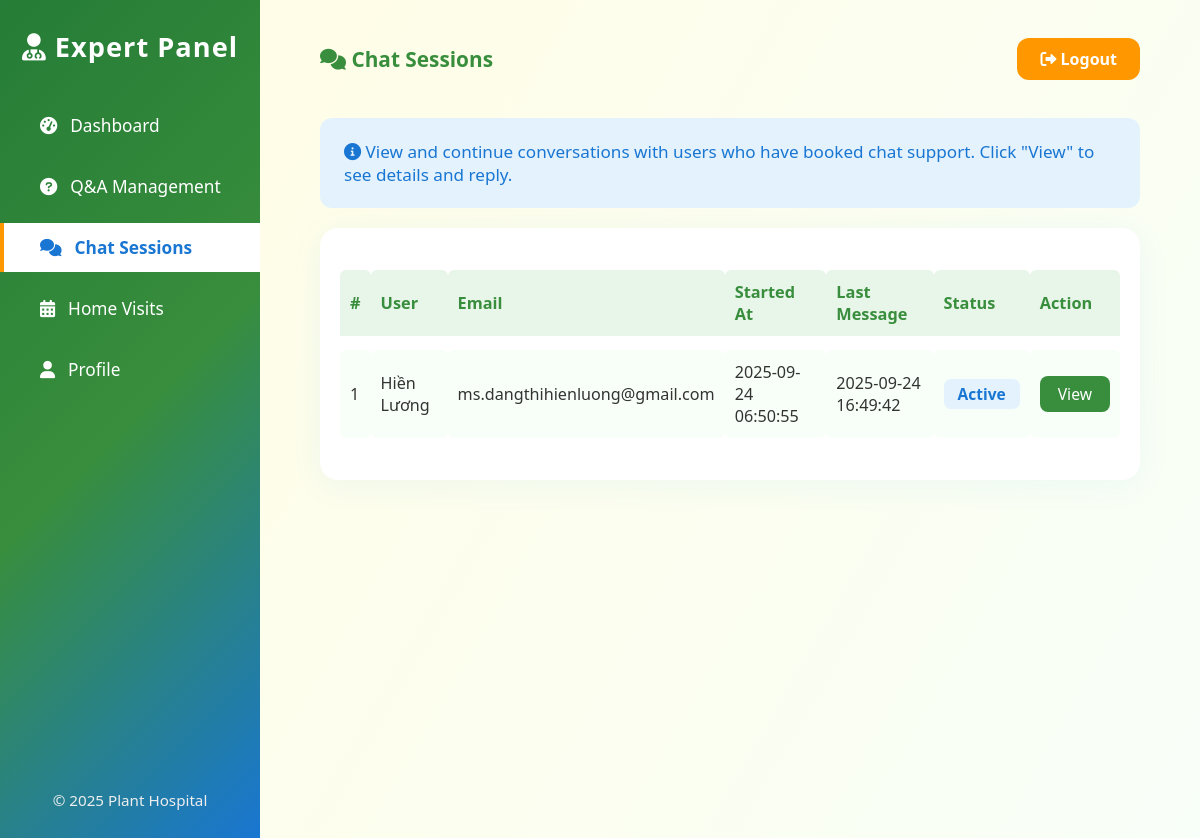
The page /expert/chat-sessions (signed in) on the database as committed earlier.
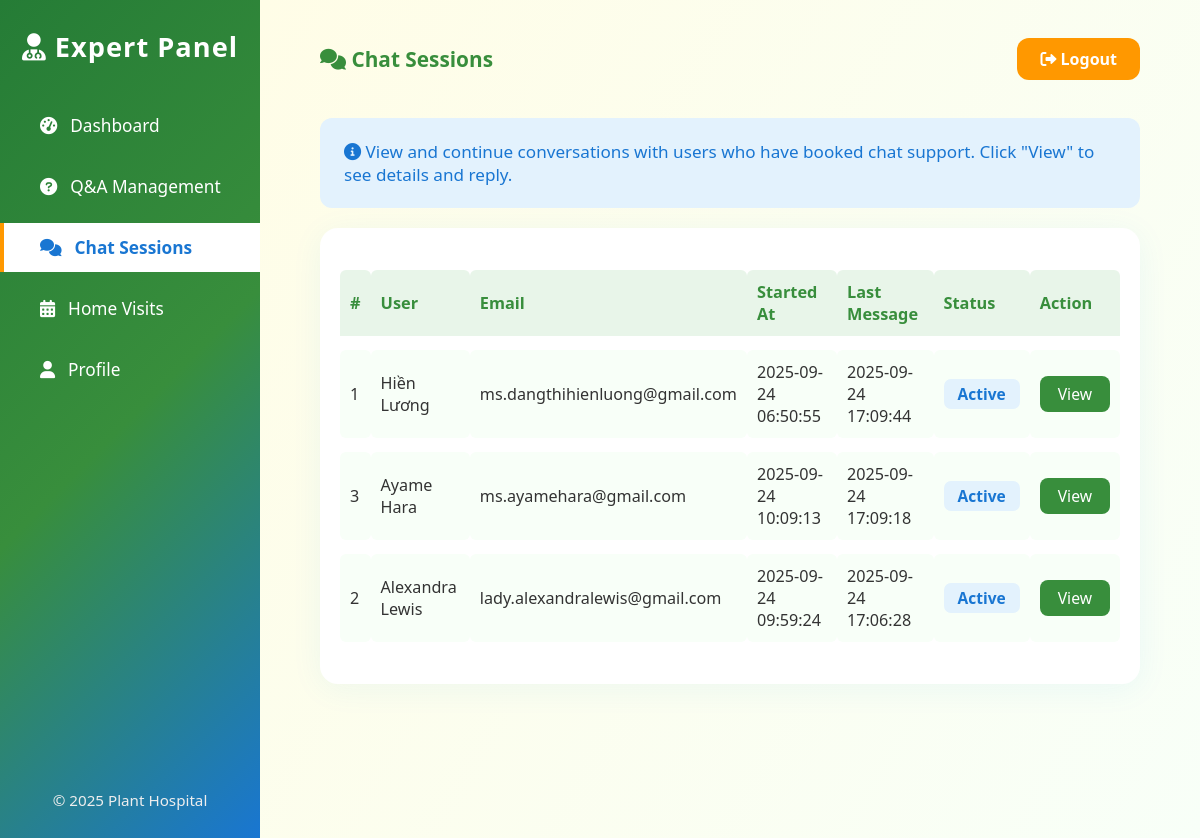
The same page on the database as committed later.
### tables this page shows
CREATE TABLE chat_session (
    id INTEGER PRIMARY KEY AUTOINCREMENT,
    user_id INTEGER NOT NULL,
    expert_id INTEGER NOT NULL,
    started_at TIMESTAMP DEFAULT CURRENT_TIMESTAMP,
    last_message_at TIMESTAMP DEFAULT CURRENT_TIMESTAMP,
    status TEXT DEFAULT 'active',
    FOREIGN KEY(user_id) REFERENCES user(id),
    FOREIGN KEY(expert_id) REFERENCES experts(id)
);

CREATE TABLE user (
  id INTEGER PRIMARY KEY AUTOINCREMENT,
  username TEXT UNIQUE NOT NULL,
  email TEXT UNIQUE NOT NULL,
  password TEXT NOT NULL,
  created_at TIMESTAMP NOT NULL DEFAULT CURRENT_TIMESTAMP
);

### flaskr/expert.py (the view)
@bp.route('/chat-sessions')
@expert_required
def chat_sessions():
    db = get_db()
    expert_id = session.get('expert_id')
    sessions = db.execute(
        '''
        SELECT cs.id, cs.started_at, cs.last_message_at, cs.status, u.username, u.email
        FROM chat_session cs
        JOIN user u ON cs.user_id = u.id
        WHERE cs.expert_id = ?
        ORDER BY cs.last_message_at DESC
        ''',
        (expert_id,)
    ).fetchall()
    return render_template('expert/chat_sessions.html', sessions=sessions)

### flaskr/auth.py (called while the page is built)
@bp.before_app_request
def load_logged_in_user():
    user_id = session.get('user_id')
    if user_id is None:
        g.user = None
    else:
        g.user = get_db().execute(
            'SELECT * FROM user WHERE id = ?', (user_id,)
        ).fetchone()

### flaskr/db.py (called while the page is built)
def get_db():
    if 'db' not in g:
        g.db = sqlite3.connect(
            current_app.config['DATABASE'],
            detect_types=sqlite3.PARSE_DECLTYPES
        )
        g.db.row_factory = sqlite3.Row
    return g.db

### flaskr/expert.py (called while the page is built)
def expert_required(view):
    from functools import wraps
    def wrapped_view(**kwargs):
        if not session.get('is_expert'):
            return redirect(url_for('auth.login_expert'))
        return view(**kwargs)
    return wraps(view)(wrapped_view)

### flaskr/templates/expert/chat_sessions.html (shortened to what this page needs)
<!DOCTYPE html>
<html lang="en">
  <head>
    <link
      rel="stylesheet"
      href="https://cdnjs.cloudflare.com/ajax/libs/font-awesome/6.0.0-beta3/css/all.min.css"
    />
  </head>
  <body>
    <div class="dashboard-container">
      <aside class="sidebar">
        <div class="logo"><i class="fas fa-user-md"></i> Expert Panel</div>
        <nav>
          <a href="{{ url_for('expert_dashboard') }}"
            ><i class="fas fa-tachometer-alt"></i> Dashboard</a
          >
          <a href="{{ url_for('expert.questions') }}"
            ><i class="fas fa-question-circle"></i> Q&A Management</a
          >
          <a href="{{ url_for('expert.chat_sessions') }}" class="active"
            ><i class="fas fa-comments"></i> Chat Sessions</a
          >
          <a href="#"><i class="fas fa-calendar-alt"></i> Home Visits</a>
          <a href="#"><i class="fas fa-user"></i> Profile</a>
        </nav>
        <div class="sidebar-footer">&copy; 2025 Plant Hospital</div>
      </aside>
      <main class="main-content">
        <div class="dashboard-header">
          <div class="welcome">
            <i class="fas fa-comments"></i> Chat Sessions
          </div>
          <a href="{{ url_for('auth.logout') }}" class="logout-btn">
            <i class="fas fa-sign-out-alt"></i> Logout
          </a>
        </div>
        <div class="info-box">
          <i class="fas fa-info-circle"></i>
          View and continue conversations with users who have booked chat
          support. Click "View" to see details and reply.
        </div>
        <div class="table-wrapper">
          <table class="session-table">
            <tr>
              <th>#</th>
              <th>User</th>
              <th>Email</th>
              <th>Started At</th>
              <th>Last Message</th>
              <th>Status</th>
              <th>Action</th>
            </tr>
            {% for s in sessions %}
            <tr>
              <td>{{ s.id }}</td>
              <td>{{ s.username }}</td>
              <td>{{ s.email }}</td>
              <td>{{ s.started_at or '-' }}</td>
              <td>{{ s.last_message_at or '-' }}</td>
              <td>
                <span class="session-status {{ s.status|lower }}">
                  {{ s.status.capitalize() }}
                </span>
              </td>
              <td class="session-action">
                <a
                  href="{{ url_for('expert.chat_session_detail', session_id=s.id) }}"
                  class="btn-detail"
                  >View</a
                >
              </td>
            </tr>
            {% else %}
            <tr>
              <td colspan="7" style="text-align: center; color: #aaa">
                No chat sessions found.
              </td>
            </tr>
            {% endfor %}
          </table>
        </div>
      </main>
    </div>
  </body>
</html>

### flaskr/templates/expert/chat_sessions.html (style rules this page uses)
body { background: linear-gradient(120deg, #e3f2fd 0%, #e8f5e9 100%); font-family: "Segoe UI", Arial, sans-serif; margin: 0; min-height: 100vh; color: #333; }
.dashboard-container { display: flex; min-height: 100vh; }
.sidebar { width: 260px; background: linear-gradient( 135deg, #257c36 0%, #388e3c 50%, #1976d2 100% ); color: #fff; display: flex; flex-direction: column; padding: 28px 0; box-shadow: 2px 0 18px #2196f322; }
.sidebar .logo { font-size: 1.7rem; font-weight: 700; text-align: center; margin-bottom: 36px; letter-spacing: 1px; color: #fff; }
.sidebar nav { display: flex; flex-direction: column; gap: 12px; flex: 1; }
.sidebar a { color: #fff; text-decoration: none; padding: 13px 36px; font-size: 1.08rem; display: flex; align-items: center; gap: 13px; border-left: 4px solid transparent; transition: background 0.18s, border 0.18s, color 0.18s; }
.sidebar a.active, .sidebar a:hover { background: #fff; color: #1976d2; border-left: 4px solid #ff9800; font-weight: 600; }
.sidebar .sidebar-footer { margin-top: auto; text-align: center; font-size: 0.95rem; color: #eee; padding: 20px 0 0 0; }
.main-content { flex: 1; padding: 38px 5vw 0 5vw; background: linear-gradient(120deg, #fffde7 0%, #f8fff8 100%); min-height: 100vh; }
.dashboard-header { display: flex; justify-content: space-between; align-items: center; margin-bottom: 38px; }
.dashboard-header .welcome { font-size: 1.3rem; font-weight: 600; color: #388e3c; }
.dashboard-header .logout-btn { background: #ff9800; color: #fff; border: none; border-radius: 12px; padding: 10px 23px; font-weight: 600; font-size: 1rem; cursor: pointer; transition: background 0.2s; text-decoration: none; }
.info-box { background: #e3f2fd; border-radius: 12px; padding: 22px 24px; margin-bottom: 20px; color: #1976d2; font-size: 1.07rem; font-weight: 500; }
.table-wrapper { background: #fff; border-radius: 18px; box-shadow: 0 5px 32px #2196f311; padding: 28px 20px; overflow-x: auto; }
.session-table { width: 100%; border-collapse: separate; border-spacing: 0 14px; font-size: 1.01rem; }
.session-table th, .session-table td { padding: 11px 10px; text-align: left; }
.session-table th { background: #e8f5e9; color: #388e3c; font-size: 1.02rem; font-weight: 600; border-radius: 6px 6px 0 0; }
.session-table td { background: #f8fff8; border-radius: 6px; }
.session-status { font-weight: 600; border-radius: 7px; padding: 4px 14px; font-size: 0.97rem; }
.active { background: #e3f2fd; color: #1976d2; }
.session-action { text-align: center; }
.btn-detail { background: #388e3c; color: #fff; border: none; border-radius: 8px; padding: 7px 18px; font-size: 0.98rem; cursor: pointer; transition: background 0.18s; text-decoration: none; display: inline-block; }

Rows that differ between the two databases and show on the page:
changed chat_session "Hiền Lương": last_message_at "2025-09-24 16:49:42" → "2025-09-24 17:09:44"
added chat_session: id "3", username "Ayame Hara", email "ms.ayamehara@gmail.com", started_at "2025-09-24 10:09:13", last_message_at "2025-09-24 17:09:18", status "Active"
added chat_session: id "2", username "Alexandra Lewis", email "lady.alexandralewis@gmail.com", started_at "2025-09-24 09:59:24", last_message_at "2025-09-24 17:06:28", status "Active"
